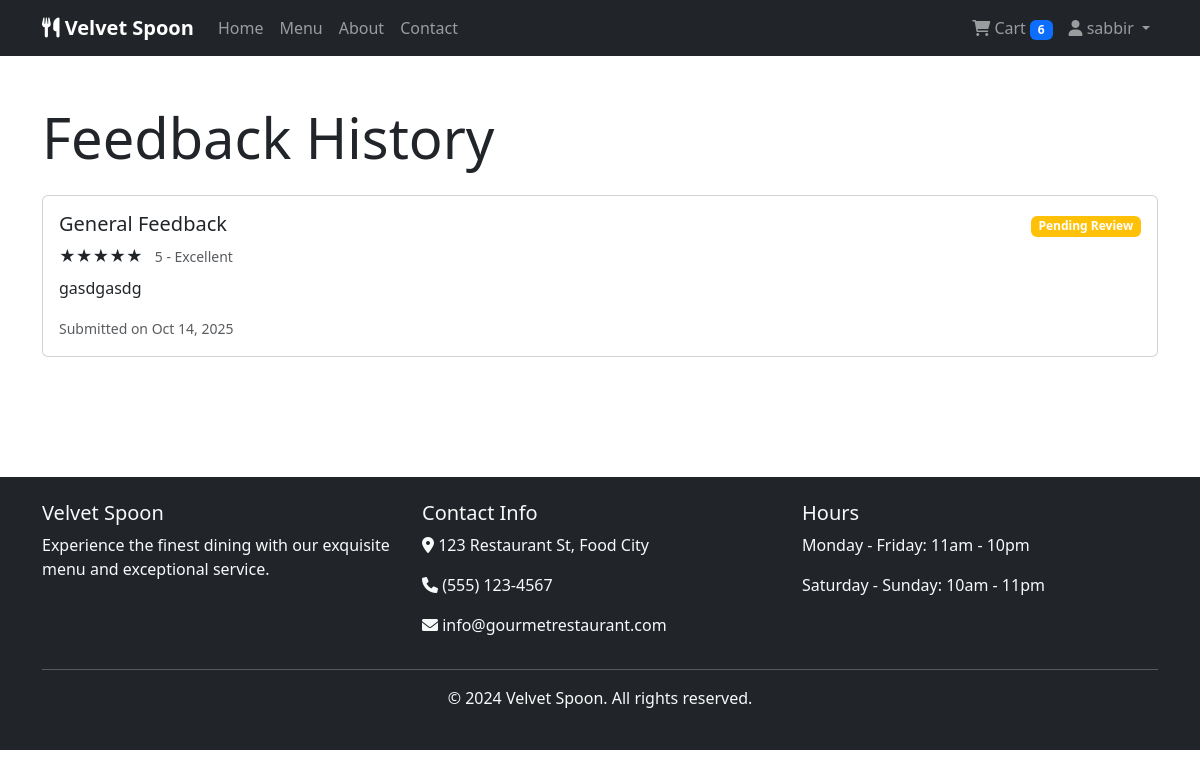
/feedback/history/ (signed in), run on the app's committed database.
### accounts/models.py (models this page shows, shortened)
class User(AbstractUser):
    ROLE_CHOICES = (
        ('customer', 'Customer'),
        ('staff', 'Staff'),
        ('admin', 'Admin'),
    )
    role = models.CharField(max_length=20, choices=ROLE_CHOICES, default='customer')
    phone_number = models.CharField(max_length=15, blank=True)
    address = models.TextField(blank=True)
    created_at = models.DateTimeField(auto_now_add=True)
    updated_at = models.DateTimeField(auto_now=True)
    def is_staff_member(self):
        return self.role == 'staff'
    def is_admin(self):
        return self.role == 'admin'

### feedback/models.py (models this page shows, shortened)
class Feedback(models.Model):
    RATING_CHOICES = (
        (1, '1 - Poor'),
        (2, '2 - Fair'),
        (3, '3 - Good'),
        (4, '4 - Very Good'),
        (5, '5 - Excellent'),
    )
    user = models.ForeignKey(User, on_delete=models.CASCADE, related_name='feedbacks')
    order = models.ForeignKey(Order, on_delete=models.CASCADE, related_name='feedbacks', null=True, blank=True)
    rating = models.IntegerField(choices=RATING_CHOICES, validators=[MinValueValidator(1), MaxValueValidator(5)])
    comment = models.TextField()
    is_approved = models.BooleanField(default=False)
    created_at = models.DateTimeField(auto_now_add=True)
    updated_at = models.DateTimeField(auto_now=True)
    class Meta:
        ordering = ['-created_at']
        unique_together = ['user', 'order']
    @property
    def rating_stars(self):
        return '★' * self.rating + '☆' * (5 - self.rating)

### feedback/views.py (the view)
# urls.py: path('history/', views.feedback_history, name='feedback_history'),
@login_required
def feedback_history(request):
    feedbacks = Feedback.objects.filter(user=request.user).order_by('-created_at')
    return render(request, 'feedback/feedback_history.html', {'feedbacks': feedbacks})

### orders/context_processors.py (called while the page is built)
def cart_item_count(request):
    if request.user.is_authenticated:
        try:
            from .models import Cart
            cart = Cart.objects.filter(user=request.user).first()
            if cart:
                return {'cart_item_count': cart.total_items}
        except:
            pass
    return {'cart_item_count': 0}

### orders/models.py (called while the page is built)
    @property
    def total_items(self):
        return sum(item.quantity for item in self.items.all())

### templates/feedback/feedback_history.html (shortened to what this page needs)
{% extends 'base.html' %}
{% block content %}
<div class="container py-5">
    <div class="row">
        <div class="col-12">
            <h1 class="display-4 mb-4">Feedback History</h1>
        </div>
    </div>
    {% if feedbacks %}
    <div class="row">
        <div class="col-12">
            {% for feedback in feedbacks %}
            <div class="card mb-4">
                <div class="card-body">
                    <div class="row">
                        <div class="col-md-8">
                            <h5 class="card-title">
                                {% if feedback.order %}
                                Order #{{ feedback.order.order_number }}
                                {% else %}
                                General Feedback
                                {% endif %}
                            </h5>
                            <div class="mb-2">
                                <span class="rating-stars">{{ feedback.rating_stars }}</span>
                                <small class="text-muted ms-2">{{ feedback.get_rating_display }}</small>
                            </div>
                            <p class="card-text">{{ feedback.comment }}</p>
                            <small class="text-muted">Submitted on {{ feedback.created_at|date:"M d, Y" }}</small>
                        </div>
                        <div class="col-md-4 text-md-end">
                            {% if feedback.is_approved %}
                            <span class="badge bg-success">Approved</span>
                            {% else %}
                            <span class="badge bg-warning">Pending Review</span>
                            {% endif %}
                        </div>
                    </div>
                </div>
            </div>
            {% endfor %}
        </div>
    </div>
    {% endif %}
</div>
{% endblock %}

### templates/base.html (shortened to what this page needs)
<!DOCTYPE html>
<html lang="en">
<head>
    <link href="https://cdn.jsdelivr.net/npm/bootstrap@5.3.0/dist/css/bootstrap.min.css" rel="stylesheet">
    <link href="https://cdnjs.cloudflare.com/ajax/libs/font-awesome/6.0.0/css/all.min.css" rel="stylesheet">
</head>
<body>
    <nav class="navbar navbar-expand-lg navbar-dark bg-dark">
        <div class="container">
            <a class="navbar-brand" href="{% url 'home' %}">
                <i class="fas fa-utensils"></i> Velvet Spoon
            </a>
            <div class="collapse navbar-collapse" id="navbarNav">
                <ul class="navbar-nav me-auto">
                    <li class="nav-item">
                        <a class="nav-link" href="{% url 'home' %}">Home</a>
                    </li>
                    <li class="nav-item">
                        <a class="nav-link" href="{% url 'menu_list' %}">Menu</a>
                    </li>
                    <li class="nav-item">
                        <a class="nav-link" href="{% url 'about' %}">About</a>
                    </li>
                    <li class="nav-item">
                        <a class="nav-link" href="{% url 'contact' %}">Contact</a>
                    </li>
                </ul>
                <ul class="navbar-nav">
                    {% if user.is_authenticated %}
                        <li class="nav-item">
                            <a class="nav-link" href="{% url 'cart_view' %}">
                                <i class="fas fa-shopping-cart"></i> Cart
                                {% if cart_item_count > 0 %}
                                    <span class="badge bg-primary cart-badge">{{ cart_item_count }}</span>
                                {% else %}
                                    <span class="badge bg-primary cart-badge" style="display: none;">0</span>
                                {% endif %}
                            </a>
                        </li>
                        <li class="nav-item dropdown">
                            <a class="nav-link dropdown-toggle" href="#" role="button" data-bs-toggle="dropdown">
                                <i class="fas fa-user"></i> {{ user.username }}
                            </a>
                        </li>
                    {% endif %}
                </ul>
            </div>
        </div>
    </nav>
    <main>
        {% block content %}
        {% endblock %}
    </main>
    <footer class="bg-dark text-light mt-5 py-4">
        <div class="container">
            <div class="row">
                <div class="col-md-4">
                    <h5>Velvet Spoon</h5>
                    <p>Experience the finest dining with our exquisite menu and exceptional service.</p>
                </div>
                <div class="col-md-4">
                    <h5>Contact Info</h5>
                    <p><i class="fas fa-map-marker-alt"></i> 123 Restaurant St, Food City</p>
                    <p><i class="fas fa-phone"></i> (555) 123-4567</p>
                    <p><i class="fas fa-envelope"></i> info@gourmetrestaurant.com</p>
                </div>
                <div class="col-md-4">
                    <h5>Hours</h5>
                    <p>Monday - Friday: 11am - 10pm</p>
                    <p>Saturday - Sunday: 10am - 11pm</p>
                </div>
            </div>
            <hr>
            <div class="text-center">
                <p>&copy; 2024 Velvet Spoon. All rights reserved.</p>
            </div>
        </div>
    </footer>
</body>
</html>

### templates/base.html (style rules this page uses)
.navbar-brand { font-weight: bold; }
.card { transition: transform 0.3s; }

### data on the page
User: username "sabbir"
Feedback: shows "General Feedback", rating_stars "★★★★★", rating "5 - Excellent", comment "gasdgasdg", created_at "Oct 14, 2025", is_approved "Pending Review"

### other printed values
{{ cart_item_count }} "6"
